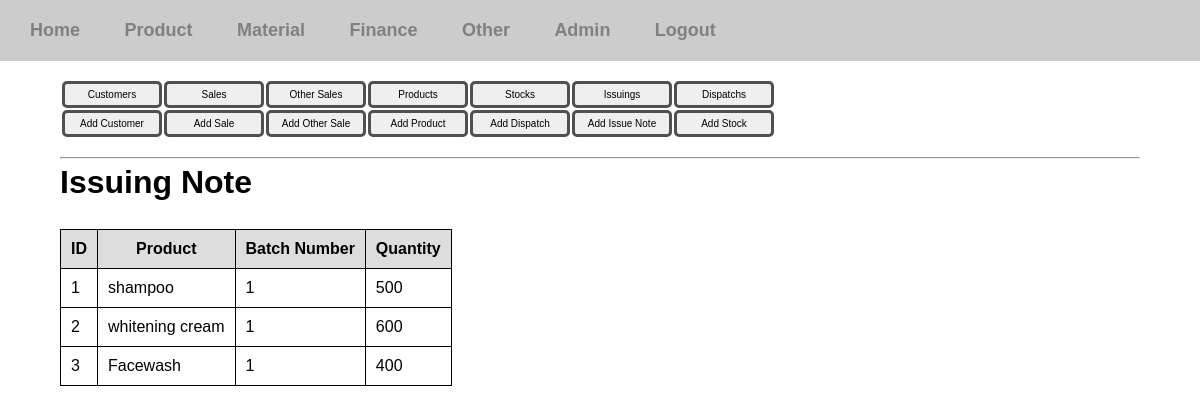
/inventory-manager/view-issue-note/1 (signed in), run on the app's committed database.
### inventory_manager/models.py (models this page shows, shortened)
class ProductIssueNote(models.Model):
	product = models.ForeignKey(Product, null=True, on_delete=models.SET_NULL)
	issue_note_num = models.IntegerField()
	batch_num = models.IntegerField()
	qty = models.IntegerField()

class Product(models.Model):
	name = models.CharField(max_length=50)
	def __str__(self):
		return self.name

### inventory_manager/views/product.py (the view)
# urls.py: path('view-issue-note/<int:id>', product.view_issue_note, name='view-issue-note'),
@login_required(login_url='/login')
def view_issue_note(request, id=0):
	recodes = ProductIssueNote.objects.filter(issue_note_num=id)
	context = {'recodes':recodes}
	return render(request,'inventory_manager/product/issue_note.html', context)

### templates/inventory_manager/product/issue_note.html
{% extends 'inventory_manager/product.html' %}
{% block contentblock %}
	<h1>Issuing Note</h1>
	<br>
	{% if recodes %}
		<div class="table-div">
			<table class="view-table">
	    	<tr>
	    		<th>ID</th>
	    		<th>Product</th>
	    		<th>Batch Number</th>
	    		<th>Quantity</th>
	    	</tr>
	    	{% for recode in recodes %}
	    	    <tr>
	    	    	<td>{{ recode.id }}</td>
	    	    	<td>{{ recode.product }}</td>
	    	    	<td>{{ recode.batch_num }}</td>
	    	    	<td>{{ recode.qty }}</td>
	    	    </tr>
	    	{% endfor %}
	    </table>
		</div>
	{% else %}
		<p>There are no recodes.</p>
	{% endif %}
{% endblock %}

### static/css/styles.css (style rules this page uses)
* { margin: 0; padding: 0; box-sizing: border-box; }
body { font-family: sans-serif; }
.body-content h1 { margin-top: 5px; }

### static/css/tables.css (style rules this page uses)
.view-table { margin: 10px 0px; border-collapse: collapse; }
.view-table th { background: #ddd; }
.view-table td,th { padding: 10px; border:1px solid black; }

### data on the page
ProductIssueNote: id "1", product "shampoo", batch_num "1", qty "500"
ProductIssueNote: id "2", product "whitening cream", batch_num "1", qty "600"
ProductIssueNote: id "3", product "Facewash", batch_num "1", qty "400"
